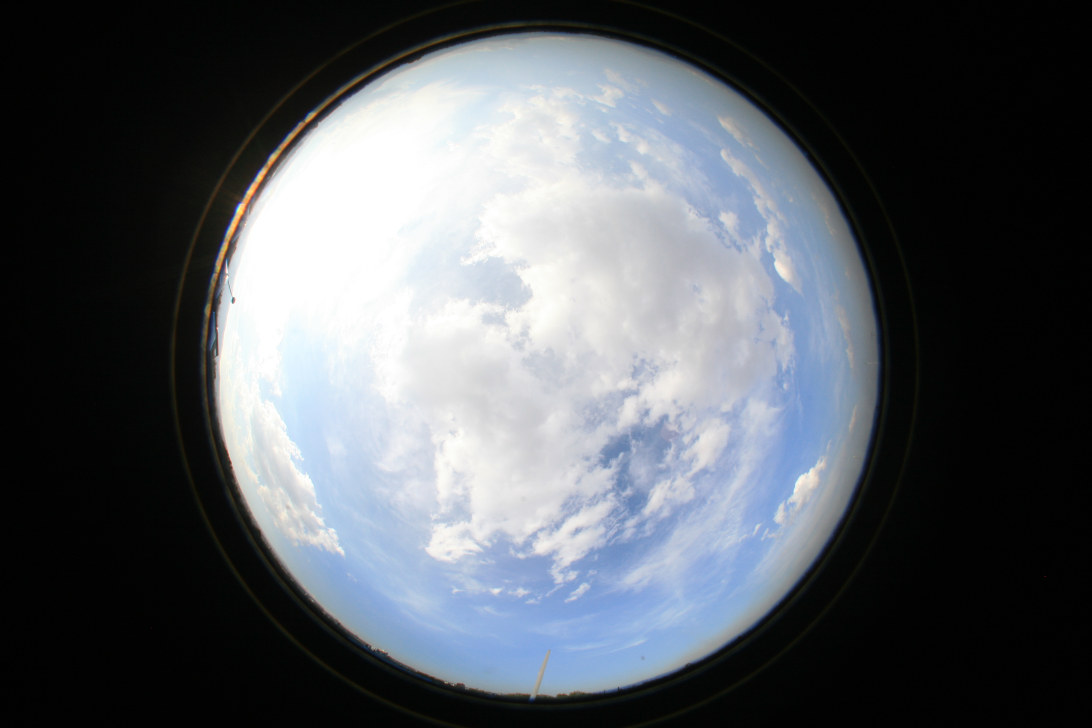
#> input picture Python/11838.jpg, 4368 x 2912 px (shown at 1/4 size)
$ python corp.py
#> lines starting #> are read from the running program, lines starting #| are printed output that depends on the picture; after the words box and inside, x2 and y2 are one past the last pixel; in counts of white or black regions, pixels touching at a corner belong together
from PIL import Image, ImageDraw

def circle_to_transparent(input_path, output_path):
#> called with input_path = '11838.jpg', output_path = 'salida-limpio.png'
    image = Image.open(input_path).convert("RGBA")

    width, height = 4368, 2912
    center_x, center_y = 2184, 1456
    radius = 1324

    mask = Image.new("L", (width, height), 0)
#> mask: PIL image 4368x2912 L; every value is 0
    draw = ImageDraw.Draw(mask)

    draw.ellipse((center_x - radius, center_y - radius, center_x + radius, center_y + radius), fill=255)

    image.putalpha(mask)
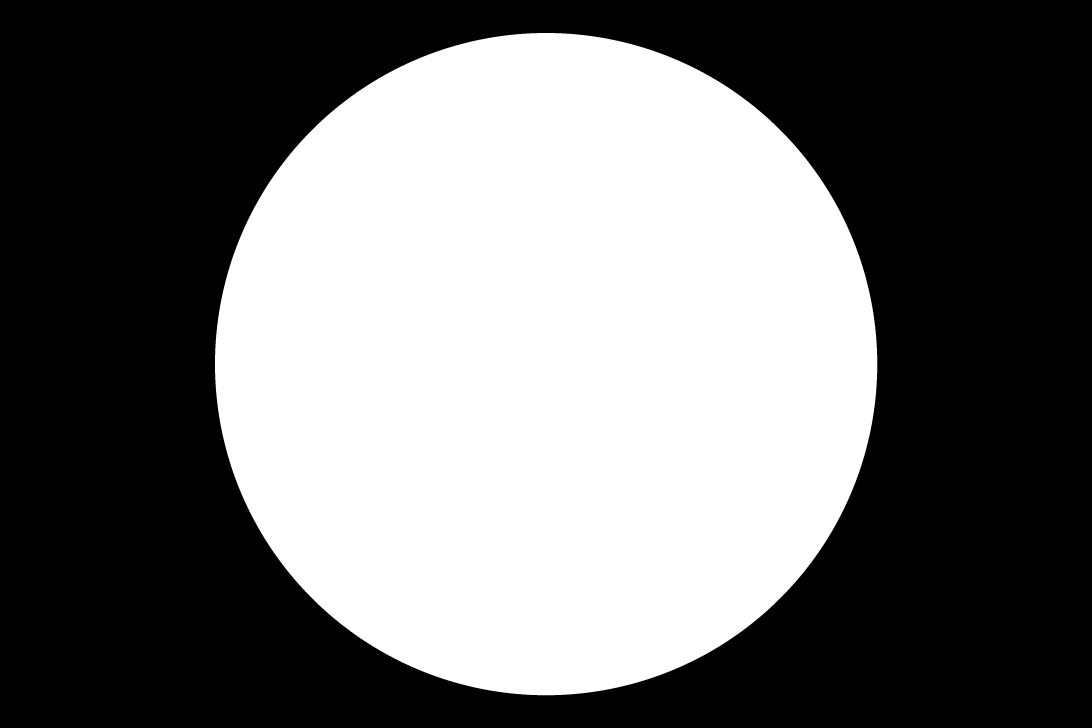
#> mask: PIL image 4368x2912 L (shown at 1/4 size); 43.3% white; 1 white region, box (x1, y1, x2, y2) and area: (860, 132, 3509, 2781) 5510889
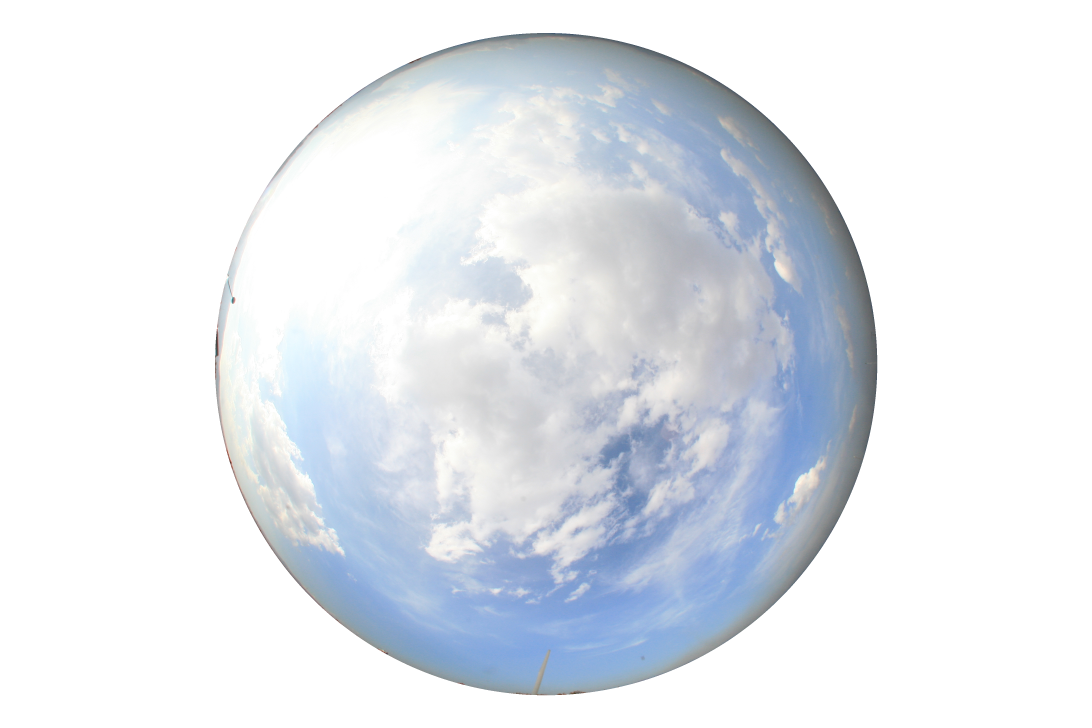
#> image: PIL image 4368x2912 RGBA (shown at 1/4 size); mean R, G, B, A 86.9, 91.9, 97.1, 110.5; transparent parts drawn white

    image.save(output_path, "PNG")
    print(f"Imagen guardada en {output_path}")


input_path = "11838.jpg"
output_path = "salida-limpio.png"

circle_to_transparent(input_path, output_path)
